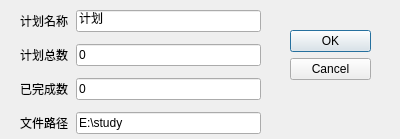
<?xml version="1.0" encoding="UTF-8"?>
<ui version="4.0">
 <class>itemDialog</class>
 <widget class="QDialog" name="itemDialog">
  <property name="geometry">
   <rect>
    <x>0</x>
    <y>0</y>
    <width>400</width>
    <height>139</height>
   </rect>
  </property>
  <property name="windowTitle">
   <string>Dialog</string>
  </property>
  <widget class="QDialogButtonBox" name="buttonBox">
   <property name="geometry">
    <rect>
     <x>290</x>
     <y>30</y>
     <width>81</width>
     <height>241</height>
    </rect>
   </property>
   <property name="orientation">
    <enum>Qt::Vertical</enum>
   </property>
   <property name="standardButtons">
    <set>QDialogButtonBox::Cancel|QDialogButtonBox::Ok</set>
   </property>
  </widget>
  <widget class="QWidget" name="formLayoutWidget">
   <property name="geometry">
    <rect>
     <x>20</x>
     <y>10</y>
     <width>241</width>
     <height>126</height>
    </rect>
   </property>
   <layout class="QFormLayout" name="formLayout">
    <property name="horizontalSpacing">
     <number>7</number>
    </property>
    <property name="verticalSpacing">
     <number>12</number>
    </property>
    <item row="0" column="0">
     <widget class="QLabel" name="label">
      <property name="styleSheet">
       <string notr="true"/>
      </property>
      <property name="text">
       <string>计划名称</string>
      </property>
     </widget>
    </item>
    <item row="0" column="1">
     <widget class="QLineEdit" name="nameEdit">
      <property name="text">
       <string>计划</string>
      </property>
     </widget>
    </item>
    <item row="1" column="0">
     <widget class="QLabel" name="label_2">
      <property name="text">
       <string>计划总数</string>
      </property>
     </widget>
    </item>
    <item row="1" column="1">
     <widget class="QLineEdit" name="numEdit">
      <property name="text">
       <string>0</string>
      </property>
     </widget>
    </item>
    <item row="2" column="0">
     <widget class="QLabel" name="label_3">
      <property name="text">
       <string>已完成数</string>
      </property>
     </widget>
    </item>
    <item row="2" column="1">
     <widget class="QLineEdit" name="countEdit">
      <property name="text">
       <string>0</string>
      </property>
     </widget>
    </item>
    <item row="3" column="0">
     <widget class="QLabel" name="label_4">
      <property name="text">
       <string>文件路径</string>
      </property>
     </widget>
    </item>
    <item row="3" column="1">
     <widget class="QLineEdit" name="pathEdit">
      <property name="text">
       <string>E:\study</string>
      </property>
     </widget>
    </item>
   </layout>
  </widget>
 </widget>
 <resources/>
 <connections>
  <connection>
   <sender>buttonBox</sender>
   <signal>accepted()</signal>
   <receiver>itemDialog</receiver>
   <slot>accept()</slot>
   <hints>
    <hint type="sourcelabel">
     <x>248</x>
     <y>254</y>
    </hint>
    <hint type="destinationlabel">
     <x>157</x>
     <y>274</y>
    </hint>
   </hints>
  </connection>
  <connection>
   <sender>buttonBox</sender>
   <signal>rejected()</signal>
   <receiver>itemDialog</receiver>
   <slot>reject()</slot>
   <hints>
    <hint type="sourcelabel">
     <x>316</x>
     <y>260</y>
    </hint>
    <hint type="destinationlabel">
     <x>286</x>
     <y>274</y>
    </hint>
   </hints>
  </connection>
 </connections>
</ui>
